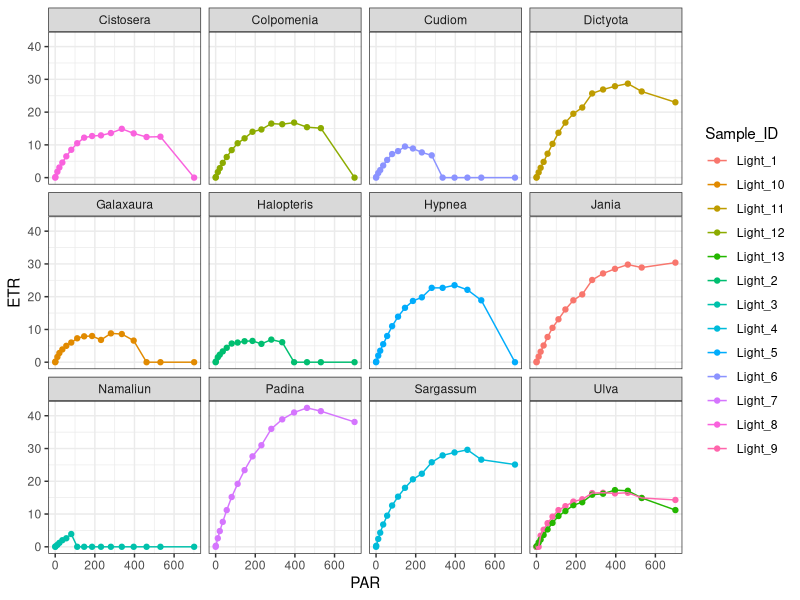
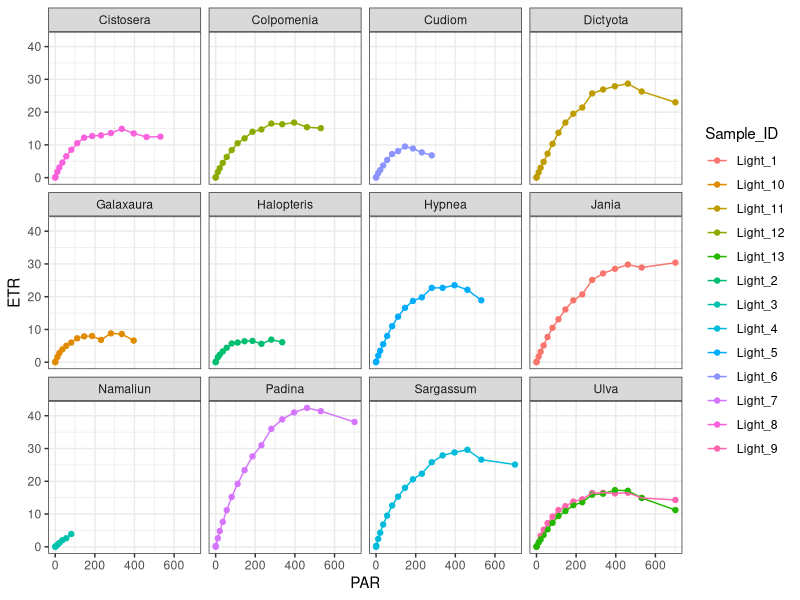
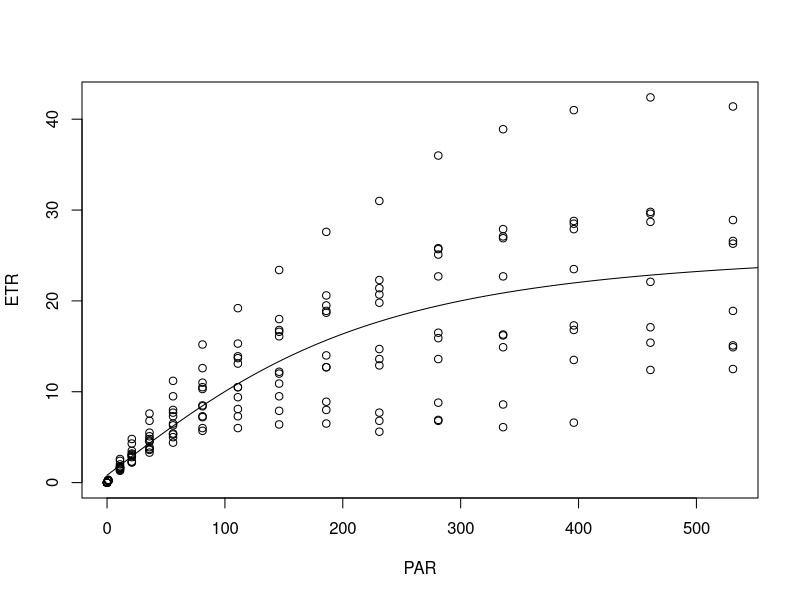
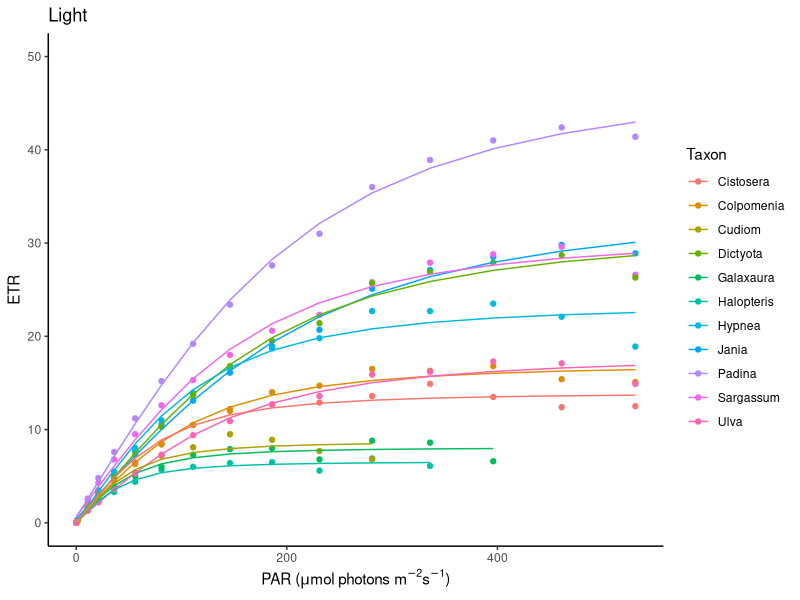
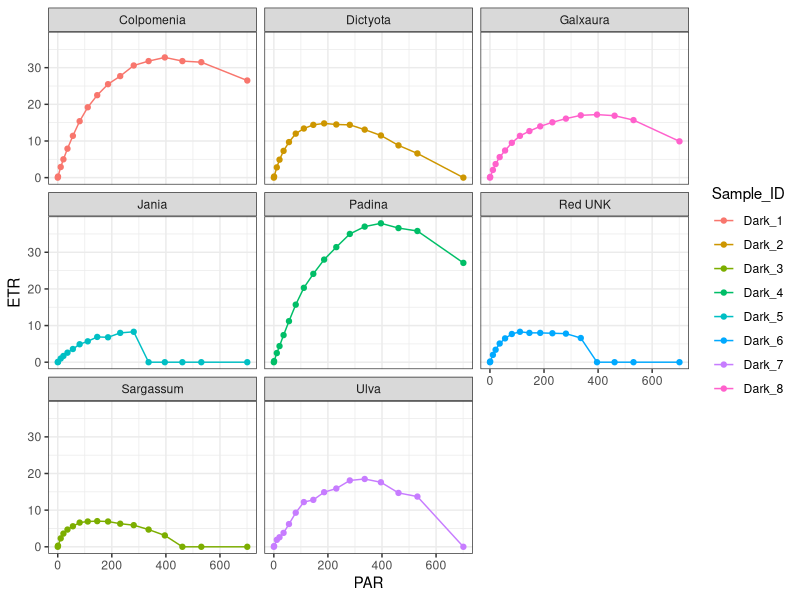
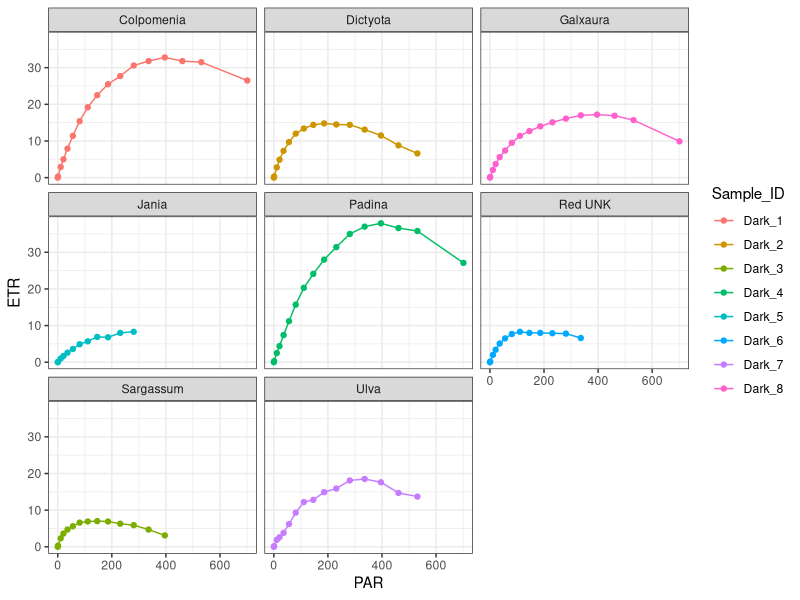
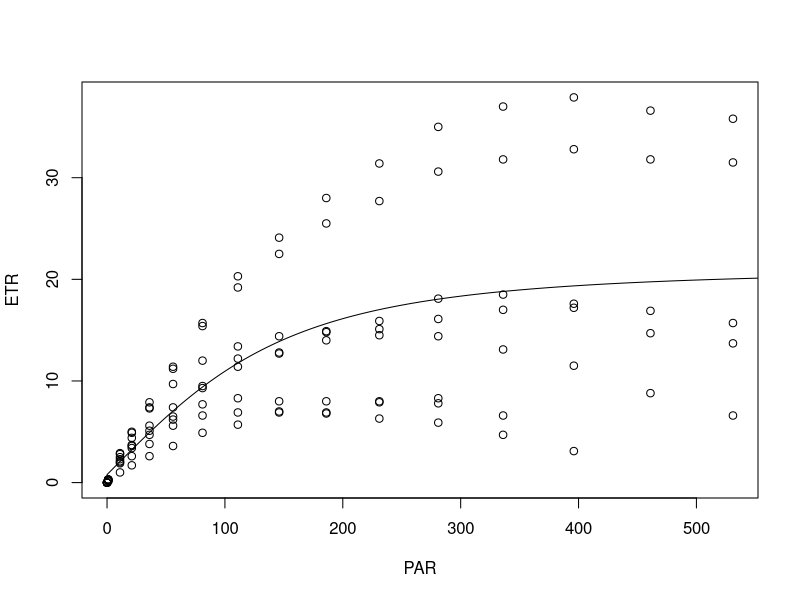
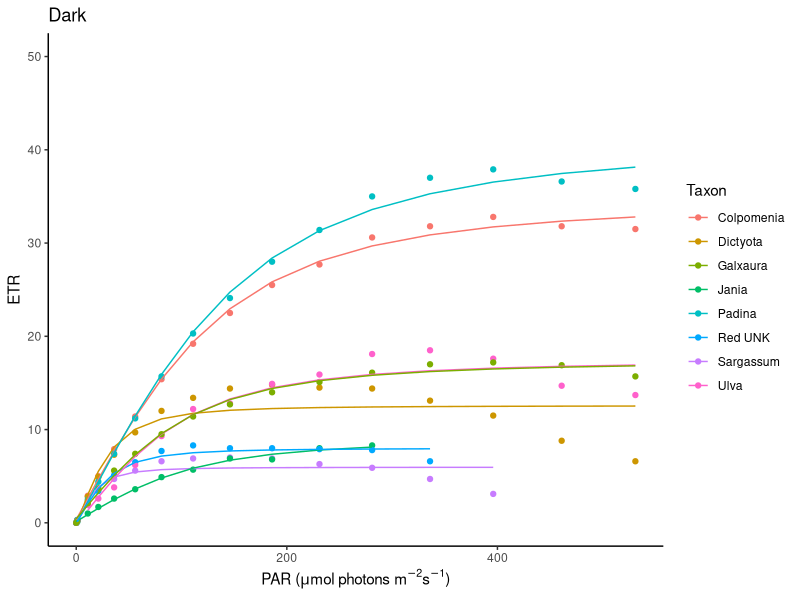

R code for these plots, in order:
#Research_methods_2026
# Photophysiology- 2nd attempt

# requried libraries. if any gives you an error, you need to install it.
# installation- Tools,Install packages, choose name of package, install.
library(dplyr) # data manipulation
library(lubridate) # format date data
library(hms) # format time data
library(tidyr) # data manipulation
library(ggplot2) # graphics
library(purrr) # data manipulation
library(broom) # data manipulation
library(patchwork)# graphics


# set the working directory
## you will need to change the path to the one in which you want to work


#load metadata
metadata=read.csv("Photophysiology_metadata.csv", header=TRUE)
str(metadata)


#load photophysiology data_group light
light_PAM=read.csv("light.csv", header=TRUE, sep=";")
str(light_PAM) #inspect the data

# let us change the date and time variables to read as date and time.
library(lubridate)
light_PAM$Date <- dmy(light_PAM$Date)
library(hms)
light_PAM$Time <- as_hms(light_PAM$Time)

#check that it worked
str(light_PAM)

# we will now select the relevant columns from the dataset. i.e., the ETR measurments.
light_ETR <- light_PAM[, c("Date", "Time", "PAR", "ETR1","ETR2","ETR3","ETR4","ETR5","ETR6","ETR7","ETR8","ETR9","ETR10","ETR11","ETR12","ETR13")]
str(light_ETR)

# change format from wide to long
library(dplyr)
library(tidyr)
light_ETR_long <- light_ETR %>%  pivot_longer(., cols = starts_with("ETR"), names_to = "Sample")
colnames(light_ETR_long)[5] ="ETR"
str(light_ETR_long)


# add information on the sample
str(metadata)
metadata_light=metadata[metadata$Group=="Light",]
metadata_light$ETR_name=paste("ETR",metadata_light$Sample, sep="")

light_ETR_long$Sample_ID=metadata_light$Sample_ID[match(light_ETR_long$Sample, metadata_light$ETR_name)]
light_ETR_long$Taxon=metadata_light$Taxon[match(light_ETR_long$Sample, metadata_light$ETR_name)]
str(metadata)

# take a first look at the data

library(ggplot2)
light_ETR_long %>%
  ggplot(aes(x=PAR, y=ETR, color=Sample_ID))+
  geom_point()+
  geom_line()+
  facet_wrap("Taxon")+
  theme_bw()


# when ETR hits zero at PAR >0, the measurment had ended, i.e., not relevant anymore.
#therefore, we need to remove all zero values for ETR >0

light_ETR_long$ETR[light_ETR_long$ETR == 0 & light_ETR_long$PAR > 0] <- NA

# take a look now

library(ggplot2)
light_ETR_long %>%
  ggplot(aes(x=PAR, y=ETR, color=Sample_ID))+
  geom_point()+
  geom_line()+
  facet_wrap("Taxon")+
  theme_bw()

# what sampled do we want to remove? ones that do not reach expected curve.
light_ETR_long_filt=light_ETR_long[light_ETR_long$Sample_ID!="Light_3" & light_ETR_long$Sample_ID!="Light_9",]

str(light_ETR_long_filt)
unique(light_ETR_long_filt$Sample_ID)

# now we will fit curves to the actual data
#Start by estimating the curve parameters by non-linear least squares method
# from the fitted curve we get the parameters of aquatic photosynthesis we wanted (following the word of the great Falkowski):
# Am = asymptotic maximum = Pmax= max photosynthesis
# AQY = initial sloap = alpha = Fv/Fm
# Rd =  the y intercept of the curve = dark respiration
# Ik = Am/AQY, the irradiance level at which  photosynthesis transitions from light-limited to saturation-limited.


# we will first calculate these parameters for the entire dataset.
set.seed(123) #Random Number Generation important whan the process/calculation is iterative. if you change it, you may get different results....

light_ETR_pi <- light_ETR_long_filt %>% subset(PAR<600) 
curve.nlsPIC <- light_ETR_pi %>% nls(ETR ~ (Am*((AQY*PAR)/(sqrt(Am^2 + (AQY*PAR)^2)))-Rd), data=., start=list(Am=0.7,  AQY=0.001, Rd=.4))
coef(curve.nlsPIC)
plot(ETR ~ PAR, data = light_ETR_pi)
lines(0:600,
      predict(curve.nlsPIC,
              newdata = data.frame(PAR = 0:600)))


# now we will calculate the parameters for each and every sample

library(purrr)
library(broom)

light_nls_data <- light_ETR_pi %>%
  group_by(Sample_ID) %>%
  nest(-Sample_ID) %>%
  mutate(model1 = map(data, ~
                        nls(ETR ~ (Am*((AQY*PAR)/(sqrt(Am^2 + (AQY*PAR)^2)))-Rd), data=., start=list(Am=0.7,  AQY=0.001, Rd=.4)) %>%
                        tidy %>%
                        dplyr::select(term, estimate) %>%
                        spread(term, estimate))) %>%
  unnest(model1) %>%
  mutate(Ik = Am/AQY)


colnames(light_nls_data)
write.csv(light_nls_data[,-c(2)], "light_group_photo_parameters.csv")

augmented_light <- light_ETR_pi %>%
  filter(PAR <600) %>%
  nest(-Sample_ID) %>% 
  mutate(
    fit = map(data, ~ nls(ETR ~ (Am*((AQY*PAR)/(sqrt(Am^2 + (AQY*PAR)^2)))-Rd), data=., start=list(Am=0.7,  AQY=0.001, Rd=.4))),
    augmented = map(fit, augment),
  ) %>% 
  unnest(augmented)

augmented_light$ID = augmented_light$Sample_ID
augmented_light$Taxon = metadata_light$Taxon[match(augmented_light$Sample_ID, metadata_light$Sample_ID)]


PI.curves_light <- augmented_light %>%
  ggplot(aes(x=PAR, y=ETR, color=Taxon))+
  geom_point() + 
  geom_line(aes(y=.fitted, x=PAR,group=Sample_ID))+
  theme_classic()+
  ylim(0,50)+
  labs(x = expression(paste('PAR (', mu, "mol photons m"^-2, 's'^-1,")")),
       y = expression(paste("ETR")),
       title = "Light")+
  theme(legend.position = "right")#+
#facet_wrap(.~Taxon)
PI.curves_light


##########################
#load photophysiology data_group dark
dark_PAM=read.csv("dark.csv", header=TRUE, sep=";")
str(dark_PAM) #inspect the data

# let us change the date and time variables to read as date and time.
library(lubridate)
dark_PAM$Date <- dmy(dark_PAM$Date)
library(hms)
dark_PAM$Time <- as_hms(dark_PAM$Time)

#check that it worked
str(dark_PAM)

# we will now select the relevant columns from the dataset. i.e., the ETR measurments.
dark_ETR <- dark_PAM[, c("Date", "Time", "PAR", "ETR1","ETR2","ETR3","ETR4","ETR5","ETR6","ETR7","ETR8")]
str(dark_ETR)

# change format from wide to long
library(dplyr)
library(tidyr)
dark_ETR_long <- dark_ETR %>%  pivot_longer(., cols = starts_with("ETR"), names_to = "Sample")
colnames(dark_ETR_long)[5] ="ETR"
str(dark_ETR_long)


# add information on the sample
str(metadata)
metadata_dark=metadata[metadata$Group=="Dark",]
metadata_dark$ETR_name=paste("ETR",metadata_dark$Sample, sep="")
str(metadata_dark)

dark_ETR_long$Sample_ID=metadata_dark$Sample_ID[match(dark_ETR_long$Sample, metadata_dark$ETR_name)]
dark_ETR_long$Taxon=metadata_dark$Taxon[match(dark_ETR_long$Sample, metadata_dark$ETR_name)]
str(dark_ETR_long)

# take a first look at the data

library(ggplot2)
dark_ETR_long %>%
  ggplot(aes(x=PAR, y=ETR, color=Sample_ID))+
  geom_point()+
  geom_line()+
  facet_wrap("Taxon")+
  theme_bw()


# when ETR hits zero at PAR >0, the measurment had ended, i.e., not relevant anymore.
#therefore, we need to remove all zero values for ETR >0

dark_ETR_long$ETR[dark_ETR_long$ETR == 0 & dark_ETR_long$PAR > 0] <- NA
str(dark_ETR_long)

# take a look now

library(ggplot2)
dark_ETR_long %>%
  ggplot(aes(x=PAR, y=ETR, color=Sample_ID))+
  geom_point()+
  geom_line()+
  facet_wrap("Taxon")+
  theme_bw()

# what sampled do we want to remove? ones that do not reach expected curve.
#do we remove anything here?
#dark_ETR_long_filt=dark_ETR_long[dark_ETR_long$Sample_ID!="??" & dark_ETR_long$Sample_ID!="??",]


unique(dark_ETR_long$Sample_ID)

# now we will fit curves to the actual data
#Start by estimating the curve parameters by non-linear least squares method
# from the fitted curve we get the parameters of aquatic photosynthesis we wanted (following the word of the great Falkowski):
# Am = asymptotic maximum = Pmax= max photosynthesis
# AQY = initial sloap = alpha = Fv/Fm
# Rd =  the y intercept of the curve = dark respiration
# Ik = Am/AQY, the irradiance level at which  photosynthesis transitions from light-limited to saturation-limited.


# we will first calculate these parameters for the entire dataset.
set.seed(123) #Random Number Generation important whan the process/calculation is iterative. if you change it, you may get different results....

dark_ETR_pi <- dark_ETR_long %>% subset(PAR<600) 
curve.nlsPIC <- dark_ETR_pi %>% nls(ETR ~ (Am*((AQY*PAR)/(sqrt(Am^2 + (AQY*PAR)^2)))-Rd), data=., start=list(Am=0.7,  AQY=0.001, Rd=.4))
coef(curve.nlsPIC)
plot(ETR ~ PAR, data = dark_ETR_pi)
lines(0:600,
      predict(curve.nlsPIC,
              newdata = data.frame(PAR = 0:600)))


# now we will calculate the parameters for each and every sample

library(purrr)
library(broom)

dark_nls_data <- dark_ETR_pi %>%
  group_by(Sample_ID) %>%
  nest(-Sample_ID) %>%
  mutate(model1 = map(data, ~
                        nls(ETR ~ (Am*((AQY*PAR)/(sqrt(Am^2 + (AQY*PAR)^2)))-Rd), data=., start=list(Am=0.7,  AQY=0.001, Rd=.4)) %>%
                        tidy %>%
                        dplyr::select(term, estimate) %>%
                        spread(term, estimate))) %>%
  unnest(model1) %>%
  mutate(Ik = Am/AQY)


colnames(dark_nls_data)
write.csv(dark_nls_data[,-c(2)], "dark_group_photo_parameters.csv")

augmented_dark <- dark_ETR_pi %>%
  filter(PAR <600) %>%
  nest(-Sample_ID) %>% 
  mutate(
    fit = map(data, ~ nls(ETR ~ (Am*((AQY*PAR)/(sqrt(Am^2 + (AQY*PAR)^2)))-Rd), data=., start=list(Am=0.7,  AQY=0.001, Rd=.4))),
    augmented = map(fit, augment),
  ) %>% 
  unnest(augmented)

augmented_dark$ID = augmented_dark$Sample_ID
augmented_dark$Taxon = metadata_dark$Taxon[match(augmented_dark$Sample_ID, metadata_dark$Sample_ID)]


PI.curves_dark <- augmented_dark %>%
  ggplot(aes(x=PAR, y=ETR, color=Taxon))+
  geom_point() + 
  geom_line(aes(y=.fitted, x=PAR,group=Sample_ID))+
  theme_classic()+
  ylim(0,50)+
  labs(x = expression(paste('PAR (', mu, "mol photons m"^-2, 's'^-1,")")),
       y = expression(paste("ETR")),
       title = "Dark")+
  theme(legend.position = "right")#+
#facet_wrap(.~Taxon)
PI.curves_dark



library(patchwork)
PI.curves_light+PI.curves_dark



### fix limits to dark group data- to reduce miss-fit ?
# needs to be at Taxon level.



# Collect all the estimated parameters for all samples.
str(light_nls_data)
str(dark_nls_data)

nls_data=as.data.frame(rbind(light_nls_data, dark_nls_data))
nls_data=nls_data[,-c(2)]
str(nls_data)

nls_data$Taxon=metadata$Taxon[match(nls_data$Sample_ID, metadata$Sample_ID)]
nls_data$Group=metadata$Group[match(nls_data$Sample_ID, metadata$Sample_ID)]
str(nls_data)
nls_data_long=nls_data %>%
  pivot_longer(
    cols = c(Am, AQY, Rd, Ik),
    names_to = "Photo_vars",
    values_to = "Value"
  )
str(nls_data_long)

# Let's summarize the data to see what's what.

Photophysiology_summary_table <- nls_data_long %>%
  group_by(Photo_vars, Group) %>%
  summarise(
    n       = sum(!is.na(Value)),
    mean    = mean(Value, na.rm = TRUE),
    sd      = sd(Value, na.rm = TRUE),
    min     = min(Value, na.rm = TRUE),
    q25     = quantile(Value, 0.25, na.rm = TRUE),
    median  = median(Value, na.rm = TRUE),
    q75     = quantile(Value, 0.75, na.rm = TRUE),
    max     = max(Value, na.rm = TRUE),
    .groups = "drop"
  )

View(Photophysiology_summary_table)


library(ggplot2)


ggplot(nls_data_long, aes(sample = Value, color = Group)) +
  stat_qq() +
  stat_qq_line() +
  ylab("Value")+
  xlab("theoretical quantile")+
  facet_wrap(~Photo_vars, scales = "free")


ggplot(nls_data_long, aes(x=Group, y=Value))+
  geom_boxplot()+
  geom_point(aes(color=Group), size=2, position=position_jitter(width=0.2))+
  facet_wrap(~Photo_vars, scales = "free")


ggplot(nls_data_long, aes(x=Group, y=Value))+
  geom_boxplot()+
  geom_point(aes(color=Taxon), size=2, position=position_jitter(width=0.2))+
  facet_wrap(~Photo_vars, scales = "free")

# filter unpaired taxa
library(dplyr)

nls_data_long_filtered <- nls_data_long %>%
  group_by(Taxon) %>%
  filter(n_distinct(Group) == 2) %>%
  ungroup()

ggplot(nls_data_long_filtered, aes(x=Group, y=Value))+
  geom_boxplot()+
  geom_point(aes(color=Taxon), size=2, position=position_jitter(width=0.2))+
  facet_wrap(~Photo_vars, scales = "free")

# lets calculate the difference between light and dark for each species

library(dplyr)
library(tidyr)

diff_by_taxon <-nls_data_long_filtered %>%
  group_by(Taxon, Photo_vars, Group) %>%
  summarise(
    Value = mean(Value, na.rm = TRUE),
    .groups = "drop"
  ) %>%
  pivot_wider(
    names_from = Group,
    values_from = Value
  ) %>%
  mutate(
    Difference = Light- Dark,
    Ratio= Light/ Dark
  )

str(diff_by_taxon)

Difference_plot=ggplot(diff_by_taxon, aes(x=Taxon, y=Difference))+
  geom_bar(stat="identity", aes(fill=Taxon))+
  facet_wrap(.~Photo_vars, scales="free")+
  theme_bw()
Difference_plot


Ratio_plot=ggplot(diff_by_taxon, aes(x=Taxon, y=Ratio))+
  geom_bar(stat="identity", aes(fill=Taxon))+
  geom_hline(yintercept = 1,linetype = "dashed",color = "red",linewidth = 0.8)+
  facet_wrap(.~Photo_vars, scales="free")+
  theme_bw()
Ratio_plot


Difference_plot+Ratio_plot


ggplot(diff_by_taxon, aes(sample = Difference)) +
  stat_qq() +
  stat_qq_line() +
  ylab("Value")+
  xlab("theoretical quantile")+
  facet_wrap(~Photo_vars, scales = "free")

library(dplyr)

test_paired <- nls_data_long_filtered %>%
  select(Taxon, Group, Photo_vars, Value) %>%
  pivot_wider(
    names_from = Group,
    values_from = Value
  ) %>%
  group_by(Photo_vars) %>%
  summarise(
    p = wilcox.test(Light, Dark, paired = TRUE)$p.value,
    .groups = "drop"
  ) %>%
  mutate(
    padj = p.adjust(p, method = "BH")
  )

test_paired 

test_paired_no_Colpomenia <- nls_data_long_filtered[nls_data_long_filtered$Taxon!="Colpomenia",] %>%
  select(Taxon, Group, Photo_vars, Value) %>%
  pivot_wider(
    names_from = Group,
    values_from = Value
  ) %>%
  group_by(Photo_vars) %>%
  summarise(
    p = wilcox.test(Light, Dark, paired = TRUE)$p.value,
    .groups = "drop"
  ) %>%
  mutate(
    padj = p.adjust(p, method = "BH")
  )
test_paired_no_Colpomenia


# ==============================================================
# FINAL IMAGE EXPORT STACK - ATTACH TO THE END OF YOUR SCRIPT
# This block exports all 5 key figures for your report in 600 DPI
# ==============================================================

message("Starting high-resolution export (600 DPI)...")

# 1. Save the Fitted Photosynthesis-Irradiance (P-I) Curves (Light adapted)
if (exists("PI.curves_light")) {
  ggsave(
    filename = "Figure_1_PI_Curves_Light_Adapted_600DPI.png",
    plot = PI.curves_light,
    dpi = 600, width = 12, height = 8, units = "in"
  )
}

# 2. Save the Fitted Photosynthesis-Irradiance (P-I) Curves (Dark adapted)
if (exists("PI.curves_dark")) {
  ggsave(
    filename = "Figure_2_PI_Curves_Dark_Adapted_600DPI.png",
    plot = PI.curves_dark,
    dpi = 600, width = 12, height = 8, units = "in"
  )
}

# 3. Save the Absolute Difference Bar Plot
if (exists("Difference_plot")) {
  ggsave(
    filename = "Figure_3_Algae_Difference_Plot_600DPI.png",
    plot = Difference_plot,
    dpi = 600, width = 11, height = 7, units = "in"
  )
}

# 4. Save the Proportional Response Ratio Bar Plot
if (exists("Ratio_plot")) {
  ggsave(
    filename = "Figure_4_Algae_Ratio_Plot_600DPI.png",
    plot = Ratio_plot,
    dpi = 600, width = 11, height = 7, units = "in"
  )
}

# 5. Save the Combined Patchwork Panel (Difference + Ratio side-by-side)
if (exists("Difference_plot") & exists("Ratio_plot")) {
  combined_panel <- Difference_plot + Ratio_plot
  ggsave(
    filename = "Figure_5_Algae_Combined_Panel_600DPI.png",
    plot = combined_panel,
    dpi = 600, width = 18, height = 10, units = "in"
  )
}

# 6. Re-run and Save the Final Quantile-Quantile (Q-Q) Plot for Methods section
if (exists("diff_by_taxon")) {
  qq_output <- ggplot(diff_by_taxon, aes(sample = Difference)) +
    stat_qq() +
    stat_qq_line() +
    ylab("Value") +
    xlab("Theoretical Quantile") +
    facet_wrap(~Photo_vars, scales = "free") +
    theme_bw()
  
  ggsave(
    filename = "Figure_6_Normality_QQ_Plot_600DPI.png",
    plot = qq_output,
    dpi = 600, width = 10, height = 7, units = "in"
  )
}

message("Success! All relevant publication-grade plots saved to your folder in 600 DPI.")

# ==============================================================
# EXPORT SOFTWARE AND PACKAGE VERSIONS FOR REPRODUCIBILITY
# Add this block at the very end of your script
# ==============================================================

# 1. Capture and save the complete session environment details (R version, OS, loaded apps)
sink("R_software_and_package_versions.txt")
cat("==============================================================\n")
cat("RESEARCH METHODS 2026 - PHOTOPHYSIOLOGY SYSTEM VERSIONS LOG\n")
cat("Generated on:", as.character(Sys.time()), "\n")
cat("==============================================================\n\n")
print(sessionInfo())
sink()

# 2. Compile a clean, structured table for the core project packages
core_project_packages <- c("dplyr", "tidyr", "purrr", "broom", "rstatix", 
                           "ggplot2", "patchwork", "lubridate", "hms", "writexl")

package_versions_table <- data.frame(
  Package_Name = core_project_packages,
  Version = sapply(core_project_packages, function(pkg) {
    if (requireNamespace(pkg, quietly = TRUE)) as.character(packageVersion(pkg)) else "Not Loaded"
  }),
  stringsAsFactors = FALSE
)

# 3. Export the structured package list into a clean CSV file
write.csv(package_versions_table, "Detailed_Package_Versions_List.csv", row.names = FALSE)

# Print confirmation message to the R console
message("Success! 'R_software_and_package_versions.txt' and 'Detailed_Package_Versions_List.csv' have been saved to your working directory.")
# ==============================================================
